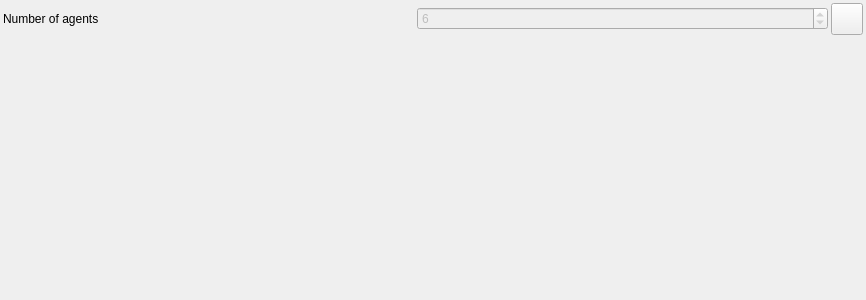
<?xml version="1.0" encoding="UTF-8"?>
<ui version="4.0">
 <class>ColorDetectorWidget</class>
 <widget class="QWidget" name="ColorDetectorWidget">
  <property name="geometry">
   <rect>
    <x>0</x>
    <y>0</y>
    <width>866</width>
    <height>300</height>
   </rect>
  </property>
  <property name="windowTitle">
   <string>Form</string>
  </property>
  <layout class="QVBoxLayout" name="verticalLayout">
   <property name="spacing">
    <number>3</number>
   </property>
   <property name="leftMargin">
    <number>3</number>
   </property>
   <property name="topMargin">
    <number>3</number>
   </property>
   <property name="rightMargin">
    <number>3</number>
   </property>
   <property name="bottomMargin">
    <number>3</number>
   </property>
   <item>
    <layout class="QHBoxLayout" name="horizontalLayout">
     <property name="spacing">
      <number>3</number>
     </property>
     <item>
      <widget class="QLabel" name="numberOfAgentsLabel">
       <property name="text">
        <string>Number of agents</string>
       </property>
      </widget>
     </item>
     <item>
      <widget class="QSpinBox" name="numberOfAgentsEdit">
       <property name="enabled">
        <bool>false</bool>
       </property>
       <property name="value">
        <number>6</number>
       </property>
      </widget>
     </item>
     <item>
      <widget class="QPushButton" name="saveSettingsButton">
       <property name="sizePolicy">
        <sizepolicy hsizetype="Fixed" vsizetype="Fixed">
         <horstretch>0</horstretch>
         <verstretch>0</verstretch>
        </sizepolicy>
       </property>
       <property name="minimumSize">
        <size>
         <width>32</width>
         <height>32</height>
        </size>
       </property>
       <property name="maximumSize">
        <size>
         <width>32</width>
         <height>32</height>
        </size>
       </property>
       <property name="text">
        <string/>
       </property>
       <property name="icon">
        <iconset resource="../../cats/icons.qrc">
         <normaloff>:/resources/icons/ic_save_black_24dp.png</normaloff>:/resources/icons/ic_save_black_24dp.png</iconset>
       </property>
       <property name="iconSize">
        <size>
         <width>24</width>
         <height>24</height>
        </size>
       </property>
      </widget>
     </item>
    </layout>
   </item>
   <item>
    <spacer name="verticalSpacer">
     <property name="orientation">
      <enum>Qt::Vertical</enum>
     </property>
     <property name="sizeHint" stdset="0">
      <size>
       <width>20</width>
       <height>40</height>
      </size>
     </property>
    </spacer>
   </item>
  </layout>
 </widget>
 <resources>
  <include location="../../cats/icons.qrc"/>
 </resources>
 <connections/>
</ui>
